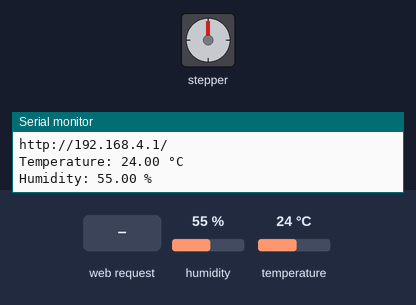
The sketch below on a simulated ESP8266 (NodeMCU). On the bench: stepper motor, the last lines printed to the serial monitor. The test bench sets the inputs (shaded band); at power-on: humidity 55 %, temperature 24 °C. Stepper angles assume 2048 steps per turn.

Above: at 1.2 s.
1.3 s: HTTP request GET /rotate?degree=120&ccw=120 received
At 4.6 s:
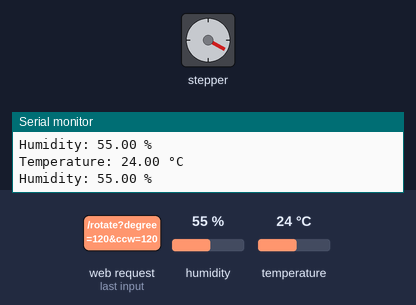
At 8.2 s:
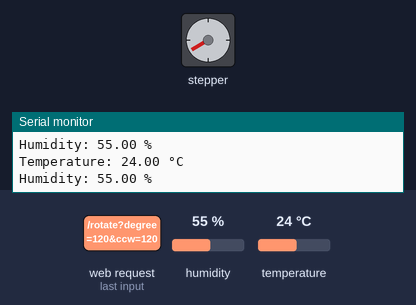
Timing chart, 0 to 17.8 s (numbered marks = the images above; inputs shaded):
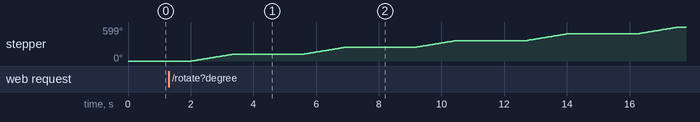

The sketch:

dongcobuoc_nhietdo_doam.ino
```cpp
#include <ESP8266WiFi.h>
#include <ESPAsyncTCP.h>
#include <ESPAsyncWebServer.h>
#include <DHT.h>
#include <Stepper.h>
// ok
// Network credentials
const char *SSID = "ESP8266-Nhom666";
const char *PSWD = "";

// DHT Sensor
#define DHTPIN D2
#define DHTTYPE DHT11
DHT dht(DHTPIN, DHTTYPE);
float temperature;
float humidity;

// Step Motor
#define STEPS 2048
#define IN1 D3
#define IN2 D4
#define IN3 D5
#define IN4 D6
Stepper stepper(STEPS, IN1, IN3, IN2, IN4);
const int step_speed = 15;
int step_num = STEPS / 12;
int step_delay = 200;
int step_dir = 1;

// Create AsyncWebServer object on port 80
AsyncWebServer server(80);

void setup() {
  Serial.begin(115200);

  // Initialize DHT sensor
  dht.begin();

  // Step motor
  stepper.setSpeed(step_speed);

  // WiFi softAP
  WiFi.softAP(SSID, PSWD);
  IPAddress myIP = WiFi.softAPIP();
  Serial.print("http://");
  Serial.print(myIP);
  Serial.println("/");

  // Web server routes
  server.on("/", HTTP_GET, [](AsyncWebServerRequest *request) {
    request->send(200, "text/html", R"rawliteral(
<!DOCTYPE html>
<html lang="en">
<head>
  <meta charset="UTF-8">
  <meta name="viewport" content="width=device-width, initial-scale=1.0">
  <title>ESP8266 Web Server</title>
  <style>
    html {
      font-family: Arial;
      display: inline-block;
      margin: 0px auto;
      text-align: center;
    }
    h1 {
      color: #0F3376;
      padding: 2vh;
    }
    p {
      font-size: 1.5rem;
    }
    .button {
      display: inline-block;
      background-color: #008CBA;
      border: none;
      border-radius: 4px;
      color: white;
      padding: 16px 40px;
      font-size: 30px;
      margin: 2px;
      cursor: pointer;
    }
    .button2 {
      background-color: #f44336;
    }
    .units {
      font-size: 1.2rem;
    }
    .sensor-labels {
      font-size: 1.5rem;
      vertical-align: middle;
      padding-bottom: 15px;
    }
  </style>
</head>
<body>
  <h1>ESP8266 Web Server</h1>
  <h1>Temperature and Humidity</h1>
  <p>
    <span class="sensor-labels">Temperature:</span>
    <span id="temperature"></span> °C
  </p>
  <p>
    <span class="sensor-labels">Humidity:</span>
    <span id="humidity"></span> %
  </p>
  <h1>Step Motor</h1>
  <form action="">
    <label for="rotate-degree">Degree</label>
    <select name="rotate-degree" id="rotate-degree">
      <option value="45" selected>45</option>
      <option value="90">90</option>
      <option value="135">135</option>
      <option value="180">180</option>
    </select>
    <input type="number" id="input-degree" placeholder="Enter degree">
    <input type="checkbox" name="CCW-checkbox" id="CCW-checkbox">
    <label for="CCW-checkbox">CCW</label>
    <input type="button" id="submit-btn" value="Rotate" class="button" onclick="rotateStepper()">
  </form>
  <script>
    setInterval(() => {
      fetch('/temperature')
        .then(response => response.text())
        .then(temp => {
          document.getElementById("temperature").textContent = temp;
        });
      fetch('/humidity')
        .then(response => response.text())
        .then(hum => {
          document.getElementById("humidity").textContent = hum;
        });
    }, 2000);

    let options = document.querySelectorAll("select#rotate-degree option");
    let ccw_checkbox = document.getElementById("CCW-checkbox");
    function rotateStepper() {
      let inputDegree = document.getElementById("input-degree").value;
      let degree = inputDegree ? inputDegree : document.querySelector("#rotate-degree").value;
      let ccw = ccw_checkbox.checked ? "true" : "false";
      fetch(`/rotate?degree=${degree}&ccw=${ccw}`);
    }
  </script>
</body>
</html>
    )rawliteral");
  });

  // Other routes
  server.on("/temperature", HTTP_GET, [](AsyncWebServerRequest *request) {
    request->send(200, "text/plain", String(temperature));
  });

  server.on("/humidity", HTTP_GET, [](AsyncWebServerRequest *request) {
    request->send(200, "text/plain", String(humidity));
  });

  server.on("/rotate", HTTP_GET, [](AsyncWebServerRequest *request) {
    if (request->hasParam("degree") && request->hasParam("ccw")) {
      int degree = request->getParam("degree")->value().toInt();
      step_num = degree / 360.0 * STEPS;
      String ccw = request->getParam("ccw")->value();
      step_dir = (ccw == "true") ? -1 : 1;
      request->send(200, "text/plain", "Rotation successful");
    } else {
      request->send(400, "text/plain", "Missing degree or ccw parameter");
    }
  });

  server.begin();
}

void loop() {
  // Read temperature and humidity
  temperature = dht.readTemperature();
  humidity = dht.readHumidity();

  // Debug to Serial Monitor
  Serial.print("Temperature: ");
  Serial.print(temperature);
  Serial.println(" °C");
  Serial.print("Humidity: ");
  Serial.print(humidity);
  Serial.println(" %");

  delay(2000);
  stepper.step(step_num * step_dir);
  delay(step_delay);
}
```
